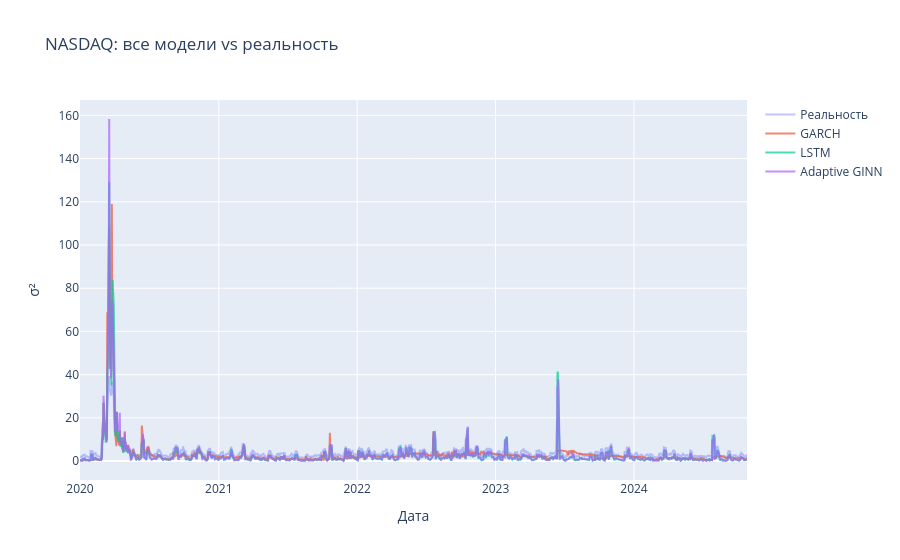

Notebook source saved alongside this figure:
### Code cell
# График: все модели
fig = go.Figure()
fig.add_trace(go.Scatter(x=dates_test, y=targets_denorm, name='Реальность', opacity=0.4))
fig.add_trace(go.Scatter(x=dates_test, y=garch_test_raw, name='GARCH', opacity=0.7))
fig.add_trace(go.Scatter(x=dates_test, y=lstm_preds, name='LSTM', opacity=0.7))
fig.add_trace(go.Scatter(x=dates_test, y=ginn_preds, name='Adaptive GINN', opacity=0.7))
fig.update_layout(title='NASDAQ: все модели vs реальность',
                  xaxis_title='Дата', yaxis_title='σ²')
fig.show()

### Figure 1 — Plotly figure (JSON) as saved in the notebook; plotly's stock layout.template omitted (floating-point values rounded to 4 significant figures; data arrays with more than 128 entries replaced by an {"elided": "..."} marker saying what was removed)
{"data": [{"name": "Реальность", "opacity": 0.4, "type": "scatter", "x": {"elided": "1273 str values"}, "y": {"elided": "1273 float values"}}, {"name": "GARCH", "opacity": 0.7, "type": "scatter", "x": {"elided": "1273 str values"}, "y": {"elided": "1273 float values"}}, {"name": "LSTM", "opacity": 0.7, "type": "scatter", "x": {"elided": "1273 str values"}, "y": {"elided": "1273 float values"}}, {"name": "Adaptive GINN", "opacity": 0.7, "type": "scatter", "x": {"elided": "1273 str values"}, "y": {"elided": "1273 float values"}}], "layout": {"title": {"text": "NASDAQ: все модели vs реальность"}, "xaxis": {"title": {"text": "Дата"}}, "yaxis": {"title": {"text": "σ²"}}}}
